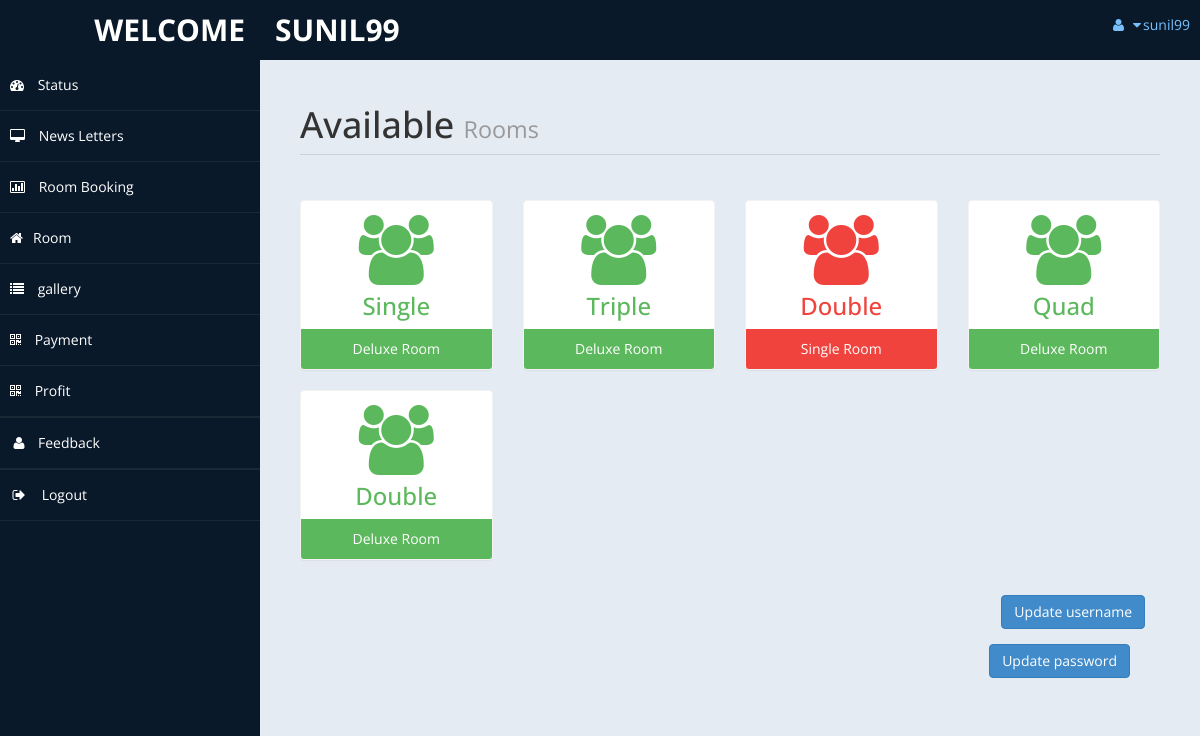
The page /homestay/admin/settings.php (signed in) on the database its author committed.
### tables this page shows
CREATE TABLE `room` (
  `id` int(10) UNSIGNED NOT NULL,
  `type` varchar(15) DEFAULT NULL,
  `bedding` varchar(10) DEFAULT NULL,
  `place` varchar(10) DEFAULT NULL,
  `price` int(11) NOT NULL,
  `no_of_room` int(11) NOT NULL,
  `cusid` int(11) DEFAULT NULL,
  `H_id` int(11) NOT NULL,
  `owner` varchar(65) NOT NULL
);

### homestay/admin/lib/fetch_data.php (called while the page is built, shortened)
<?php
function gethomestayid(){
	require("../db.php");
	$owner=$_SESSION['user'];
	$sql="SELECT * FROM homestay_info where owner_name='$owner';";
	if ($result=mysqli_query($con,$sql))
	{
		$rowcount=mysqli_num_rows($result);
		if ($rowcount==0) {
			echo 'No homestay information found!!';
		}else{
		foreach ($result as $id) {
			return $id['id'];
		}}
	}
}

### homestay/admin/settings.php (the view, shortened to what this page needs)
<!DOCTYPE html>
<html xmlns="http://www.w3.org/1999/xhtml">
<head>
    <link href="assets/css/bootstrap.css" rel="stylesheet" />
    <link href="assets/css/font-awesome.css" rel="stylesheet" />
    <link href="assets/css/custom-styles.css" rel="stylesheet" />
</head>
<body>
    <div id="wrapper">
                     <?php require'nav.php'; ?>
        <nav class="navbar-default navbar-side" role="navigation">
            <div class="sidebar-collapse">
                <ul class="nav" id="main-menu">
                    <li>
                        <a class="" href="home.php"><i class="fa fa-dashboard"></i> Status</a>
                    </li>
                    <li>
                        <a href="http://localhost/project_hstay_selected/homestay/admin/messages.php"><i class="fa fa-desktop"></i> News Letters</a>
                    </li>
                    <li>
                        <a href="roombook.php"><i class="fa fa-bar-chart-o"></i> Room Booking</a>
                    </li>
                    <li  >
                        <a href="javascript:" class="nav-link "><i class="fa fa-home"></i>Room</a>
                    <li>
                        <a href="gallery.php"><i class="fa fa-list"></i> gallery</a>
                    </li><li>
                        <a href="payment.php"><i class="fa fa-qrcode"></i> Payment</a>
                    </li>
                    <li>
                        <a  href="profit.php"><i class="fa fa-qrcode"></i> Profit</a>
                    </li> <li class="divider"></li>
                     <li><a href="feedback.php"><i class="fa fa-user fa-fw"></i>Feedback</a>
                        </li>
                        <li class="divider"></li>
                    <li>
                        <a href="test/logout.php"><i class="fa fa-sign-out fa-fw"></i> Logout</a>
                    </li>
                    </ul>
            </div>
        </nav>
        <div id="page-wrapper" >
            <div id="page-inner">
			 <div class="row">
                    <div class="col-md-12">
                        <h1 class="page-header">
                           Available <small> Rooms</small>
                        </h1>
                    </div>
                </div>
            <?php
						include ('db.php');
                        include 'lib/fetch_data.php';
                        $h_id=gethomestayid();
						$sql = "select * from room where h_id=$h_id";
						$re = mysqli_query($con,$sql)
				?>
                <div class="row">
				<?php
										while($row= mysqli_fetch_array($re))
										{
												$id = $row['type'];
											if($id == "Superior Room")
											{
												echo"<div class='col-md-3 col-sm-12 col-xs-12'>
													<div class='panel panel-primary text-center no-boder bg-color-blue'>
														<div class='panel-body'>
															<i class='fa fa-users fa-5x'></i>
															<h3>".$row['bedding']."</h3>
														</div>
														<div class='panel-footer back-footer-blue'>
															".$row['type']."
														</div>
													</div>
												</div>";
											}
											else if ($id == "Deluxe Room")
											{
												echo"<div class='col-md-3 col-sm-12 col-xs-12'>
													<div class='panel panel-primary text-center no-boder bg-color-green'>
														<div class='panel-body'>
															<i class='fa fa-users fa-5x'></i>
															<h3>".$row['bedding']."</h3>
														</div>
														<div class='panel-footer back-footer-green'>
															".$row['type']."
														</div>
													</div>
												</div>";
											}
											else if($id =="Single Room")
											{
												echo"<div class='col-md-3 col-sm-12 col-xs-12'>
													<div class='panel panel-primary text-center no-boder bg-color-red'>
														<div class='panel-body'>
															<i class='fa fa-users fa-5x'></i>
															<h3>".$row['bedding']."</h3>
														</div>
														<div class='panel-footer back-footer-red'>
															".$row['type']."
														</div>
													</div>
												</div>";
											}
										}
									?>
                </div>
                    <div class='panel-body' >
                        <div  style="text-align:right; ">
                            <button class='btn btn-primary btn' data-toggle='modal' data-target='#myModal1'>
                              Update username
                          </button>
                      </div>
                    </div>
                <div class='panel-body' >
                    <div  style="text-align:right; ">
                            <button class='btn btn-primary btn' data-toggle='modal' data-target='#myModal'>
                              Update password
                            </button>
                            </div>
                            </div>
                        </div>
            </div>
        </div>
</body>
</html>

### homestay/admin/assets/css/custom-styles.css (style rules this page uses)
body { font-family: 'Open Sans', sans-serif; }
#wrapper { width: 100%; background:#09192A; }
#page-wrapper { padding: 15px 15px; min-height: 600px; background:#E5EBF2; }
#page-inner { width:100%; margin:10px 20px 10px 0px; background-color:transparent; padding:10px; min-height:1200px; }
.text-center { text-align:center; }
.no-boder { border:1px solid #f3f3f3; }
h1, .h1, h2, .h2, h3, .h3 { margin-top: 7px; margin-bottom: -5px; }
.page-header { padding-bottom: 9px; margin: 10px 0 45px; border-bottom: 1px solid #C7D1DD; }
.bg-color-green { background-color: #fff; color: #5cb85c; }
.bg-color-red { background-color: #fff; color:#F0433D; }
.back-footer-green { background-color: #5cb85c; color:#fff; border-top: 0px solid #fff; }
.back-footer-red { background-color: #F0433D; color:#fff; border-top: 0px solid #fff; }
.sidebar-collapse , .sidebar-collapse .nav { background:none; }
.sidebar-collapse .nav { padding:0; }
.sidebar-collapse .nav > li > a { color:#fff; background:transparent; text-shadow:none; }
.sidebar-collapse > .nav > li > a { padding:15px 10px; }
.sidebar-collapse > .nav > li { border-bottom: 1px solid rgba(107, 108, 109, 0.19); }
.navbar-side { border:none; background-color: transparent; }
.navbar-default { border:0px solid black; }
.nav > li > a > i { margin-right:10px; }
@media (min-width:768px) { #page-wrapper { margin: 0 0 0 260px; padding: 15px 30px; min-height: 1200px; } }
@media (min-width:768px) { .navbar-side { z-index: 1; position: absolute; width: 260px; } }

### rows shown on the page
room: bedding "Single", type "Deluxe Room"
room: bedding "Triple", type "Deluxe Room"
room: bedding "Double", type "Single Room"
room: bedding "Quad", type "Deluxe Room"
room: bedding "Double", type "Deluxe Room"

### other values the page prints
$_SESSION["user"] "SUNIL99"
$_SESSION["user"] "sunil99"
